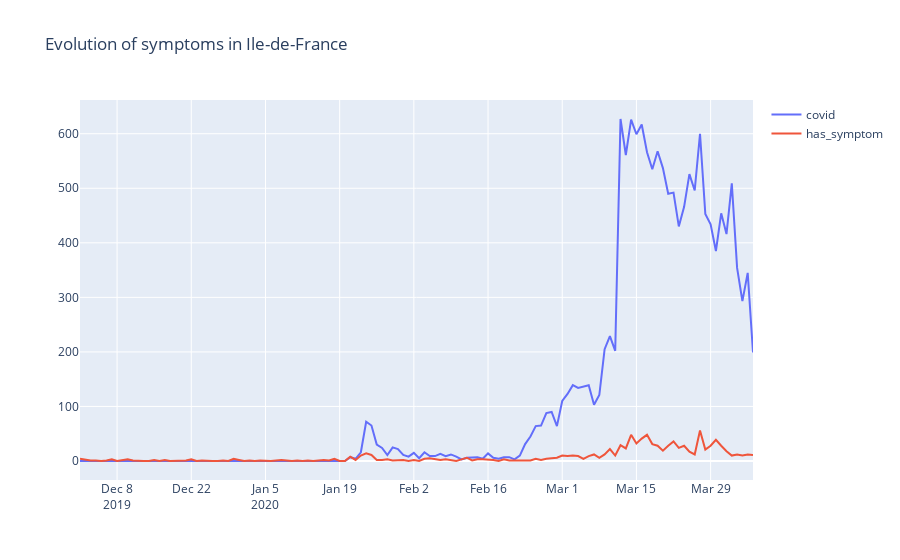

Notebook code for this chart:
### Code cell
def plot_covid_evolution() :
    traces=[]
    df = tweets[['day','covid','has_symptom']].groupby('day').agg('sum')
    for value in ['covid','has_symptom']:
        traces.append(go.Scatter(x = df.index, 
                                 y = df[value].values,
                                mode = 'lines',
                                name = value))
    layout = go.Layout(title="Evolution of symptoms in Ile-de-France")
    fig = go.Figure(traces, layout)
    py.iplot(fig)
plot_covid_evolution()
